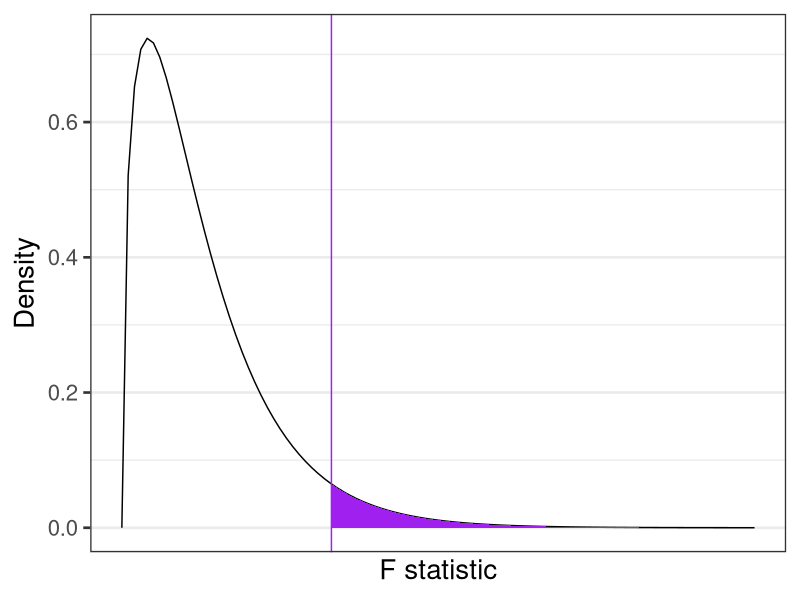

The R source for this figure:
## ---- chunk 1
knitr::opts_chunk$set(message = FALSE, warning = FALSE)
## ---- chunk 2
# File management
library(here)
# for dplyr, ggplot2
library(tidyverse)
#Loading data
library(rio)

#Remove Scientific Notation 
options(scipen=999)
## ---- chunk 3
#| code-fold: true
#| 
data.frame(F = c(0,8)) %>%
  ggplot(aes(x = F)) +
  stat_function(fun = function(x) df(x, df1 = 3, df2 = 196), 
                geom = "line") +
  stat_function(fun = function(x) df(x, df1 = 3, df2 = 196), 
                geom = "area", xlim = c(2.65, 8), fill = "purple") +
  geom_vline(aes(xintercept = 2.65), color = "purple") +
  scale_y_continuous("Density") + scale_x_continuous("F statistic", breaks = NULL) +
  theme_bw(base_size = 20)
